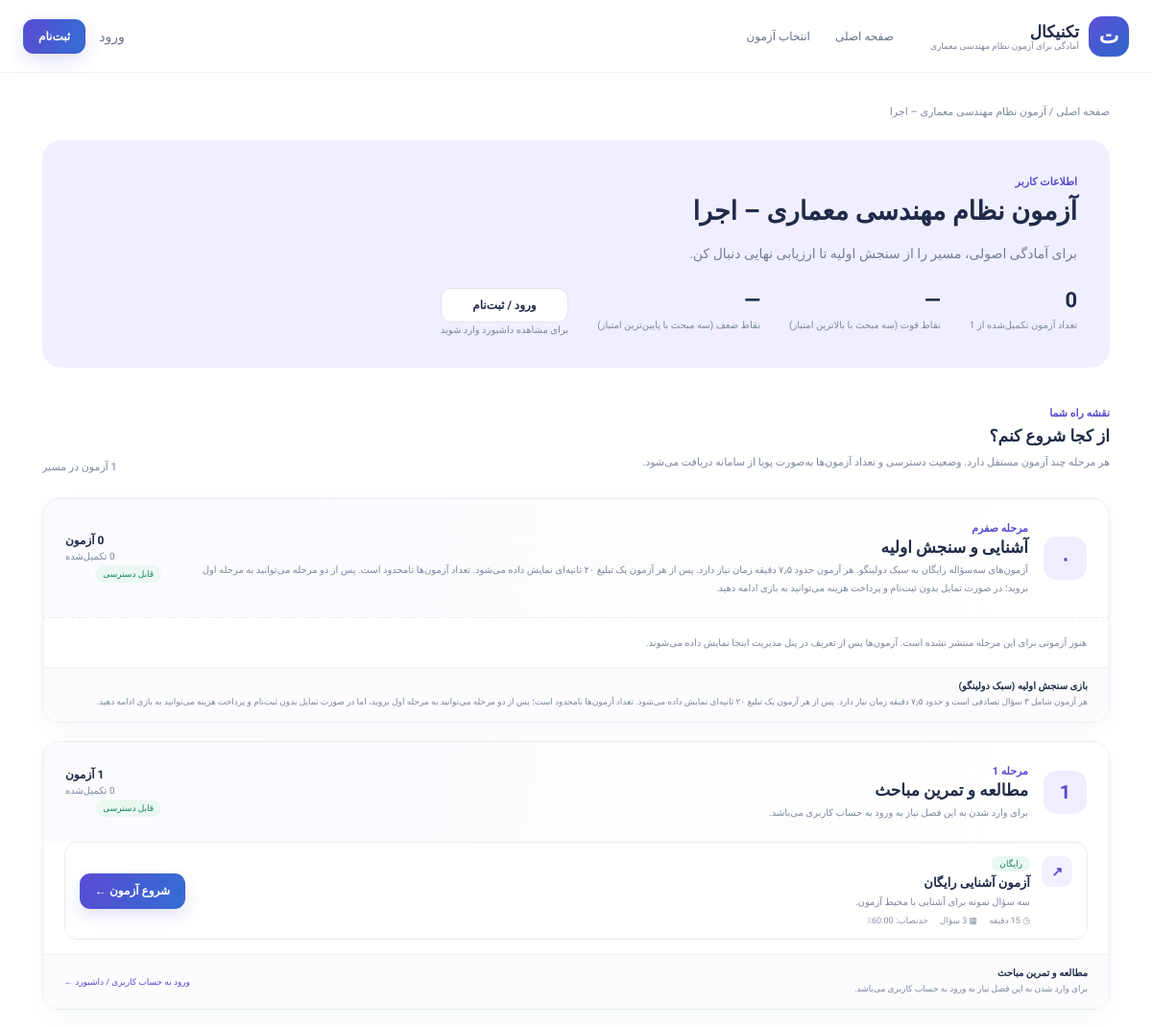
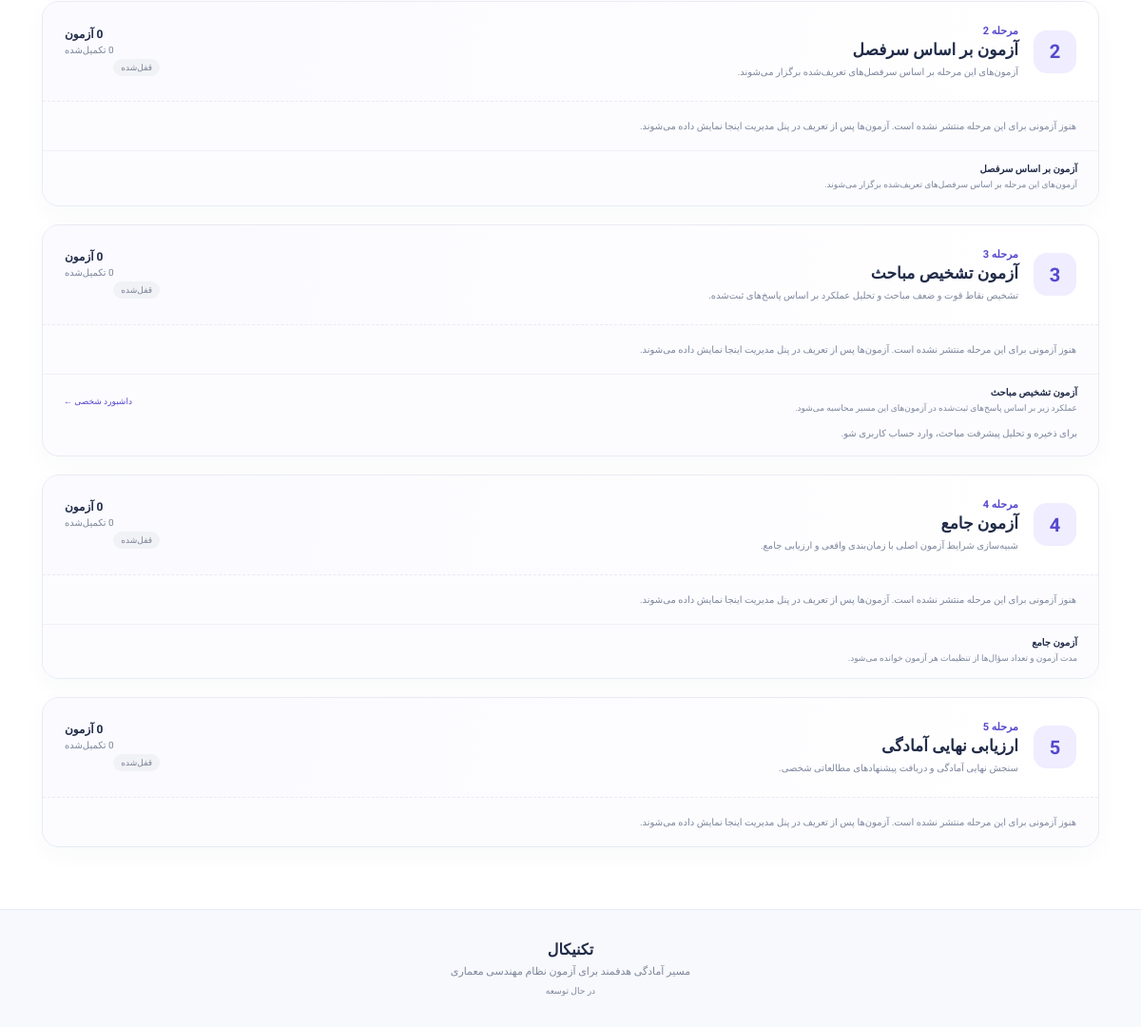
The page /exams/execution/ on the database its author committed (2 pictures, top to bottom).
### portal/models.py (models this page shows, shortened)
class ExamTrack(models.Model):
    code=models.SlugField(max_length=30,unique=True)
    title=models.CharField(max_length=150)
    subtitle=models.CharField(max_length=220,blank=True)
    description=models.TextField(blank=True)
    accent=models.CharField(max_length=20,default="violet")
    is_active=models.BooleanField(default=True)

class ExamStage(models.Model):
    STAGE_CHOICES = [
        (0, "مرحله صفرم"),
        (1, "مرحله اول"),
        (2, "مرحله دوم"),
        (3, "مرحله سوم"),
        (4, "مرحله چهارم"),
        (5, "مرحله پنجم"),
    ]
    track = models.ForeignKey(ExamTrack, on_delete=models.CASCADE, related_name="stages")
    number = models.PositiveSmallIntegerField(choices=STAGE_CHOICES)
    title = models.CharField(max_length=180)
    description = models.TextField(blank=True)
    order = models.PositiveSmallIntegerField(default=0)
    required_completion_percent = models.PositiveSmallIntegerField(default=100)
    is_active = models.BooleanField(default=True)
    class Meta:
        ordering = ["order", "number"]
        constraints = [models.UniqueConstraint(fields=["track", "number"], name="uniq_stage_number_track")]

class Exam(models.Model):
    MODES=[("timed","آزمون زمان‌دار"),("practice","تمرین آموزشی"),("topic","آزمون مبحثی"),("comprehensive","آزمون جامع"),("custom","آزمون شخصی")]
    track=models.ForeignKey(ExamTrack,on_delete=models.PROTECT,related_name="exams")
    stage=models.ForeignKey(ExamStage,null=True,blank=True,on_delete=models.SET_NULL,related_name="exams")
    display_order=models.PositiveIntegerField(default=0,help_text="ترتیب نمایش آزمون در مرحله")
    ACCESS_TYPES=[("free","رایگان"),("premium","ویژه"),("prerequisite","نیازمند پیش‌نیاز")]
    access_type=models.CharField(max_length=20,choices=ACCESS_TYPES,default="premium")
    prerequisite_exam=models.ForeignKey("self",null=True,blank=True,on_delete=models.SET_NULL,related_name="unlocks_exams")
    minimum_score=models.DecimalField(max_digits=5,decimal_places=2,default=60,help_text="حداقل امتیاز این آزمون برای باز شدن آزمون بعدی")
    counts_for_stage_unlock=models.BooleanField(default=True,help_text="در محاسبه تکمیل مرحله برای باز شدن مرحله بعد لحاظ شود")
    topic=models.ForeignKey(Topic,null=True,blank=True,on_delete=models.SET_NULL,related_name="exams")
    title=models.CharField(max_length=220); slug=models.SlugField(max_length=230,unique=True)
    description=models.TextField(blank=True); mode=models.CharField(max_length=20,choices=MODES,default="timed")
    duration_minutes=models.PositiveIntegerField(default=60); question_limit=models.PositiveIntegerField(default=5)
    is_free=models.BooleanField(default=False); guest_allowed=models.BooleanField(default=False)
    is_published=models.BooleanField(default=False); published_at=models.DateTimeField(null=True,blank=True)
    class Meta:
        indexes=[models.Index(fields=["track","is_published","mode"])]

### portal/views.py (the view, shortened to what this page needs)
# urls.py: path("<slug:track_code>/",views.track,name="track"),
def track(request,track_code):
    item=get_object_or_404(ExamTrack,code=track_code,is_active=True)
    stages=list(item.stages.filter(is_active=True).prefetch_related("exams__topic").order_by("order","number"))
    progress_map={}
    if request.user.is_authenticated:
        progress_map={p.exam_id:p for p in UserExamProgress.objects.filter(user=request.user,exam__track=item)}
    stage_cards=[]
    for stage in stages:
        exams=[]
        stage_unlocked=stage_is_unlocked(request.user,stage)
        for exam in stage.exams.filter(is_published=True).select_related("topic","prerequisite_exam").order_by("display_order","id"):
            allowed,reason=exam_access(request.user,exam)
            progress=progress_map.get(exam.pk)
            if request.user.is_authenticated and allowed and progress is None:
                progress, _ = UserExamProgress.objects.get_or_create(
                    user=request.user, exam=exam,
                    defaults={"status":"unlocked", "unlocked_at":timezone.now()},
                )
                progress_map[exam.pk]=progress
            elif request.user.is_authenticated and allowed and progress and progress.status=="locked":
                progress.status="unlocked"
                progress.unlocked_at=progress.unlocked_at or timezone.now()
                progress.save(update_fields=["status","unlocked_at","updated_at"])
            status="completed" if progress and progress.status=="completed" else ("unlocked" if allowed else "locked")
            exams.append({"exam":exam,"allowed":allowed,"reason":reason,"progress":progress,"status":status})
        completed=sum(1 for row in exams if row["status"]=="completed")
        stage_cards.append({"stage":stage,"exams":exams,"count":len(exams),"completed":completed,"unlocked":stage_unlocked})
    legacy=[]
    topic_insights=[]
    total=sum(x["count"] for x in stage_cards) + len(legacy)
    completed=sum(x["completed"] for x in stage_cards) + sum(1 for row in legacy if row["status"] == "completed")
    percent=round(completed*100/total) if total else 0
    strength_topics = []
    weakness_topics = []
    if topic_insights:
        ranked = sorted(topic_insights, key=lambda x: x["score"], reverse=True)
        strength_topics = [x["topic"].title for x in ranked[:3] if x["score"] >= 60]
        weakness_topics = [x["topic"].title for x in sorted(topic_insights, key=lambda x: x["score"])[:3] if x["score"] < 80]
    return render(request, "portal/track.html", {
        "track": item,
        "stage_cards": stage_cards,
        "legacy_exams": legacy,
        "total_exams": total,
        "completed_exams": completed,
        "path_percent": percent,
        "topic_insights": topic_insights,
        "strength_topics": strength_topics,
        "weakness_topics": weakness_topics,
    })

### portal/views.py (called while the page is built, shortened)
def stage_is_unlocked(user, stage):
    if not stage.is_active:
        return False
    if stage.number == 0:
        return True
    if stage.number == 1:
        return True
    if not getattr(user, "is_authenticated", False):
        return False

def exam_access(user, exam):
    authenticated = bool(getattr(user, "is_authenticated", False))
    if exam.stage_id and not stage_is_unlocked(user, exam.stage):
        return False, "برای باز شدن این مرحله، ابتدا مرحله قبل را تکمیل کن."
    if exam.access_type == "prerequisite" and not exam.prerequisite_exam_id:
        return False, "پیش‌نیاز این آزمون هنوز در پنل مدیریت تعیین نشده است."
    if exam.access_type == "premium":
        if not authenticated:
            return False, "این آزمون ویژه است؛ ابتدا وارد حساب کاربری شو."
        if not ExamPurchase.objects.filter(user=user, exam=exam, status="paid").exists() and not user.is_superuser:
            return False, "برای دسترسی به این آزمون باید خرید آن ثبت شود."
    return True, "آزمون آماده شروع است."

### templates/portal/track.html (shortened to what this page needs)
{% extends "portal/base.html" %}
{% block content %}
<main class="wrap inner pathway-page">
    <div class="crumb"><a href="{% url 'home' %}">صفحه اصلی</a> / {{ track.title }}</div>
    <section class="track-hero {{ track.accent }} pathway-hero">
        <span class="eyebrow">اطلاعات کاربر</span>
        <h1>{{ track.title }}</h1>
        <p>{{ track.description|default:"برای آمادگی اصولی، مسیر را از سنجش اولیه تا ارزیابی نهایی دنبال کن." }}</p>
        <div class="pathway-summary">
            <div>
                <strong>{{ completed_exams }}</strong>
                <span>تعداد آزمون تکمیل‌شده از {{ total_exams }}</span>
            </div>
            <div>
                <strong>{% if strength_topics %}{{ strength_topics|join:" · " }}{% else %}—{% endif %}</strong>
                <span>نقاط قوت (سه مبحث با بالاترین امتیاز)</span>
            </div>
            <div>
                <strong>{% if weakness_topics %}{{ weakness_topics|join:" · " }}{% else %}—{% endif %}</strong>
                <span>نقاط ضعف (سه مبحث با پایین‌ترین امتیاز)</span>
            </div>
            <div>
                {% if user.is_authenticated %}
                <a class="btn primary small" href="{% url 'dashboard' %}">داشبورد شخصی</a>
                <span>ورود به داشبورد شخصی</span>
                {% else %}
                <a class="btn outline small" href="{% url 'login' %}?next={% url 'track' track.code %}">ورود / ثبت‌نام</a>
                <span>برای مشاهده داشبورد وارد شوید</span>
                {% endif %}
            </div>
        </div>
    </section>
    <div class="section-head pathway-heading">
        <div><span class="eyebrow">نقشه راه شما</span><h2>از کجا شروع کنم؟</h2><p>هر مرحله چند آزمون مستقل دارد. وضعیت دسترسی و تعداد آزمون‌ها به‌صورت پویا از سامانه دریافت می‌شود.</p></div>
        <span class="path-count">{{ total_exams }} آزمون در مسیر</span>
    </div>
    <div class="stage-list">
        {% for item in stage_cards %}
        <section class="stage-panel {% if not item.unlocked %}stage-locked{% endif %}">
            <header class="stage-header">
                <div class="stage-number">{% if item.stage.number == 0 %}۰{% else %}{{ item.stage.number }}{% endif %}</div>
                <div class="stage-title">
                    <span class="eyebrow">{% if item.stage.number == 0 %}مرحله صفرم{% else %}مرحله {{ item.stage.number }}{% endif %}</span>
                    <h2>{{ item.stage.title }}</h2>
                    <p>{{ item.stage.description }}</p>
                </div>
                <div class="stage-counts">
                    <strong>{{ item.count }} آزمون</strong>
                    <span>{{ item.completed }} تکمیل‌شده</span>
                    {% if item.unlocked %}<span class="stage-state open-state">قابل دسترسی</span>{% else %}<span class="stage-state lock-state">قفل‌شده</span>{% endif %}
                </div>
            </header>
            {% if item.exams %}
            <div class="path-exam-list">
                {% for row in item.exams %}
                <article class="path-exam {% if row.status == 'completed' %}exam-completed{% elif not row.allowed %}exam-locked{% endif %}">
                    <div class="path-exam-main">
                        <div class="path-exam-icon">{% if row.status == 'completed' %}✓{% elif row.allowed %}↗{% else %}⌑{% endif %}</div>
                        <div class="path-exam-copy">
                            <div class="path-exam-labels">
                                {% if row.exam.access_type == 'free' or row.exam.is_free %}<span class="access-label free-label">رایگان</span>{% elif row.exam.access_type == 'premium' %}<span class="access-label paid-label">ویژه</span>{% else %}<span class="access-label prerequisite-label">پیش‌نیازدار</span>{% endif %}
                            </div>
                            <h3>{{ row.exam.title }}</h3>
                            {% if row.exam.description %}<p>{{ row.exam.description }}</p>{% endif %}
                            <div class="path-exam-meta"><span>◷  دقیقه</span><span>▦ {{ row.exam.question_limit }} سؤال</span><span>حدنصاب: {{ row.exam.minimum_score }}٪</span></div>
                        </div>
                    </div>
                    <div class="path-exam-action">
                        {% if row.allowed %}
                        <form method="post" action="{% url 'start_exam' track.code row.exam.slug %}">{% csrf_token %}<button class="btn primary small">{% if row.progress and row.progress.status == 'completed' %}شرکت مجدد{% else %}شروع آزمون{% endif %} ←</button></form>
                        {% elif row.status == 'completed' %}
                        <span class="completed-label">✓ تکمیل‌شده</span>
                        {% elif not user.is_authenticated %}
                        <a class="btn outline small" href="{% url 'login' %}?next={% url 'track' track.code %}">ورود برای ادامه</a>
                        {% else %}<span class="locked-label">🔒 قفل</span>{% endif %}
                    </div>
                </article>
                {% endfor %}
            </div>
            {% else %}
            <div class="stage-empty">هنوز آزمونی برای این مرحله منتشر نشده است. آزمون‌ها پس از تعریف در پنل مدیریت اینجا نمایش داده می‌شوند.</div>
            {% endif %}
            {% if item.stage.number == 0 %}
            <div class="stage-tools stage-zero-tools">
                <div>
                    <b>بازی سنجش اولیه (سبک دولینگو)</b>
                    <span>
                        هر آزمون شامل ۳ سؤال تصادفی است و حدود ۷٫۵ دقیقه زمان نیاز دارد.
                        پس از هر آزمون یک تبلیغ ۲۰ ثانیه‌ای نمایش داده می‌شود.
                        تعداد آزمون‌ها نامحدود است؛ پس از دو مرحله می‌توانید به مرحله اول بروید،
                        اما در صورت تمایل بدون ثبت‌نام و پرداخت هزینه می‌توانید به بازی ادامه دهید.
                    </span>
                </div>
            </div>
            {% elif item.stage.number == 1 %}
            <div class="stage-tools">
                <div>
                    <b>مطالعه و تمرین مباحث</b>
                    <span>برای وارد شدن به این فصل نیاز به ورود به حساب کاربری می‌باشد.</span>
                </div>
                <a href="{% if user.is_authenticated %}{% url 'dashboard' %}{% else %}{% url 'login' %}?next={% url 'track' track.code %}{% endif %}">
                    {% if user.is_authenticated %}داشبورد شخصی ←{% else %}ورود به حساب کاربری / داشبورد ←{% endif %}
                </a>
            </div>
            {% elif item.stage.number == 2 %}
            <div class="stage-tools">
                <div><b>آزمون بر اساس سرفصل</b><span>آزمون‌های این مرحله بر اساس سرفصل‌های تعریف‌شده برگزار می‌شوند.</span></div>
            </div>
            {% elif item.stage.number == 3 %}
            <div class="stage-tools">
                <div><b>آزمون تشخیص مباحث</b><span>عملکرد زیر بر اساس پاسخ‌های ثبت‌شده در آزمون‌های این مسیر محاسبه می‌شود.</span></div>
                <a href="{% if user.is_authenticated %}{% url 'dashboard' %}{% else %}{% url 'register' %}{% endif %}">داشبورد شخصی ←</a>
            </div>
            {% if user.is_authenticated %}
                {% if topic_insights %}
                <div class="topic-insights">
                    {% for insight in topic_insights %}
                    <article class="topic-insight"><div class="insight-top"><b>{{ insight.topic.title }}</b><strong>{{ insight.score }}٪</strong></div><div class="insight-bar"><span style="width:{{ insight.score }}%"></span></div><small>{{ insight.label }} · {{ insight.correct }} پاسخ صحیح از {{ insight.total }} سؤال</small><p>{{ insight.advice }}</p></article>
                    {% endfor %}
                </div>
                {% else %}<div class="insight-empty">پس از شرکت در آزمون‌های مبحثی، تحلیل نقاط قوت و ضعف اینجا نمایش داده می‌شود.</div>{% endif %}
            {% else %}<div class="insight-empty">برای ذخیره و تحلیل پیشرفت مباحث، وارد حساب کاربری شو.</div>{% endif %}
            {% elif item.stage.number == 4 %}
            <div class="stage-tools"><div><b>آزمون جامع</b><span>مدت آزمون و تعداد سؤال‌ها از تنظیمات هر آزمون خوانده می‌شود.</span></div></div>
            {% endif %}
        </section>
        {% empty %}
        <div class="empty">مراحل مسیر هنوز ساخته نشده‌اند. مدیر سایت باید دستور setup_exam_pathway را اجرا کند.</div>
        {% endfor %}
    </div>
</main>
{% endblock %}

### templates/portal/base.html (shortened to what this page needs)
{% load static %}
<!doctype html>
<html lang="fa" dir="rtl">
<head>
    <link rel="stylesheet" href="{% static 'css/site.css' %}">
</head>
<body>
<header class="header">
    <a class="brand" href="{% url 'home' %}"><b>ت</b><span>تکنیکال<small>آمادگی برای آزمون نظام مهندسی معماری</small></span></a>
    <nav>
        <a href="{% url 'home' %}">صفحه اصلی</a>
        <a href="/#tracks">انتخاب آزمون</a>
        </nav>
    <div class="head-actions">
        {% if user.is_authenticated %}
        <a href="{% url 'dashboard' %}" class="btn light">حساب کاربری</a>
        <form method="post" action="{% url 'logout' %}">
            {% csrf_token %}
            <button class="link-btn">خروج</button>
        </form>
        {% else %}
        <a class="link-btn" href="{% url 'login' %}">ورود</a>
        <a class="btn primary small" href="{% url 'register' %}">ثبت‌نام</a>
        {% endif %}
    </div>
</header>
{% block content %}{% endblock %}
<footer>
    <b>تکنیکال</b>
    <p>مسیر آمادگی هدفمند برای آزمون نظام مهندسی معماری</p>
    <small> در حال توسعه</small>
</footer>
</body>
</html>

### rows shown on the page
ExamTrack: title "آزمون نظام مهندسی معماری – اجرا", description "برای آمادگی اصولی، مسیر را از سنجش اولیه تا ارزیابی نهایی دنبال کن."
ExamStage: number "۰", stage "آشنایی و سنجش اولیه", stage.description "آزمون‌های سه‌سؤاله رایگان به سبک دولینگو. هر آزمون حدود ۷٫۵ دقیقه زمان نیاز دارد. پس از هر آزمون یک تبلیغ ۲۰ ثانیه‌ای نمایش داده می‌شود. تعداد آزمون‌ها نامحدود است. پس از دو مرحله می‌توانید به مرحله اول بروید؛ در صورت تمایل بدون ثبت‌نام و پرداخت هزینه می‌توانید به بازی ادامه دهید.", count "0", completed "0", shows "قابل دسترسی", shows "هنوز آزمونی برای این مرحله منتشر نشده است. آزمون‌ها پس از تعریف در پنل مدیریت اینجا نمایش داده می‌شوند."
ExamStage: stage.number "1", stage "مطالعه و تمرین مباحث", stage.description "برای وارد شدن به این فصل نیاز به ورود به حساب کاربری می‌باشد.", count "1", completed "0", shows "قابل دسترسی", shows "ورود به حساب کاربری / داشبورد ←"
Exam: access_type "رایگان", exam "آزمون آشنایی رایگان", exam.description "سه سؤال نمونه برای آشنایی با محیط آزمون.", exam.question_limit "3", exam.minimum_score "60.00"
ExamStage: stage.number "2", stage "آزمون بر اساس سرفصل", stage.description "آزمون‌های این مرحله بر اساس سرفصل‌های تعریف‌شده برگزار می‌شوند.", count "0", completed "0", shows "قفل‌شده", shows "هنوز آزمونی برای این مرحله منتشر نشده است. آزمون‌ها پس از تعریف در پنل مدیریت اینجا نمایش داده می‌شوند."
ExamStage: stage.number "3", stage "آزمون تشخیص مباحث", stage.description "تشخیص نقاط قوت و ضعف مباحث و تحلیل عملکرد بر اساس پاسخ‌های ثبت‌شده.", count "0", completed "0", shows "قفل‌شده", shows "هنوز آزمونی برای این مرحله منتشر نشده است. آزمون‌ها پس از تعریف در پنل مدیریت اینجا نمایش داده می‌شوند.", shows "عملکرد زیر بر اساس پاسخ‌های ثبت‌شده در آزمون‌های این مسیر محاسبه می‌شود.", shows "برای ذخیره و تحلیل پیشرفت مباحث، وارد حساب کاربری شو."
ExamStage: stage.number "4", stage "آزمون جامع", stage.description "شبیه‌سازی شرایط آزمون اصلی با زمان‌بندی واقعی و ارزیابی جامع.", count "0", completed "0", shows "قفل‌شده", shows "هنوز آزمونی برای این مرحله منتشر نشده است. آزمون‌ها پس از تعریف در پنل مدیریت اینجا نمایش داده می‌شوند.", shows "مدت آزمون و تعداد سؤال‌ها از تنظیمات هر آزمون خوانده می‌شود."
ExamStage: stage.number "5", stage "ارزیابی نهایی آمادگی", stage.description "سنجش نهایی آمادگی و دریافت پیشنهادهای مطالعاتی شخصی.", count "0", completed "0", shows "قفل‌شده", shows "هنوز آزمونی برای این مرحله منتشر نشده است. آزمون‌ها پس از تعریف در پنل مدیریت اینجا نمایش داده می‌شوند."

### other values the page prints
{{ completed_exams }} "0"
{{ total_exams }} "1"
